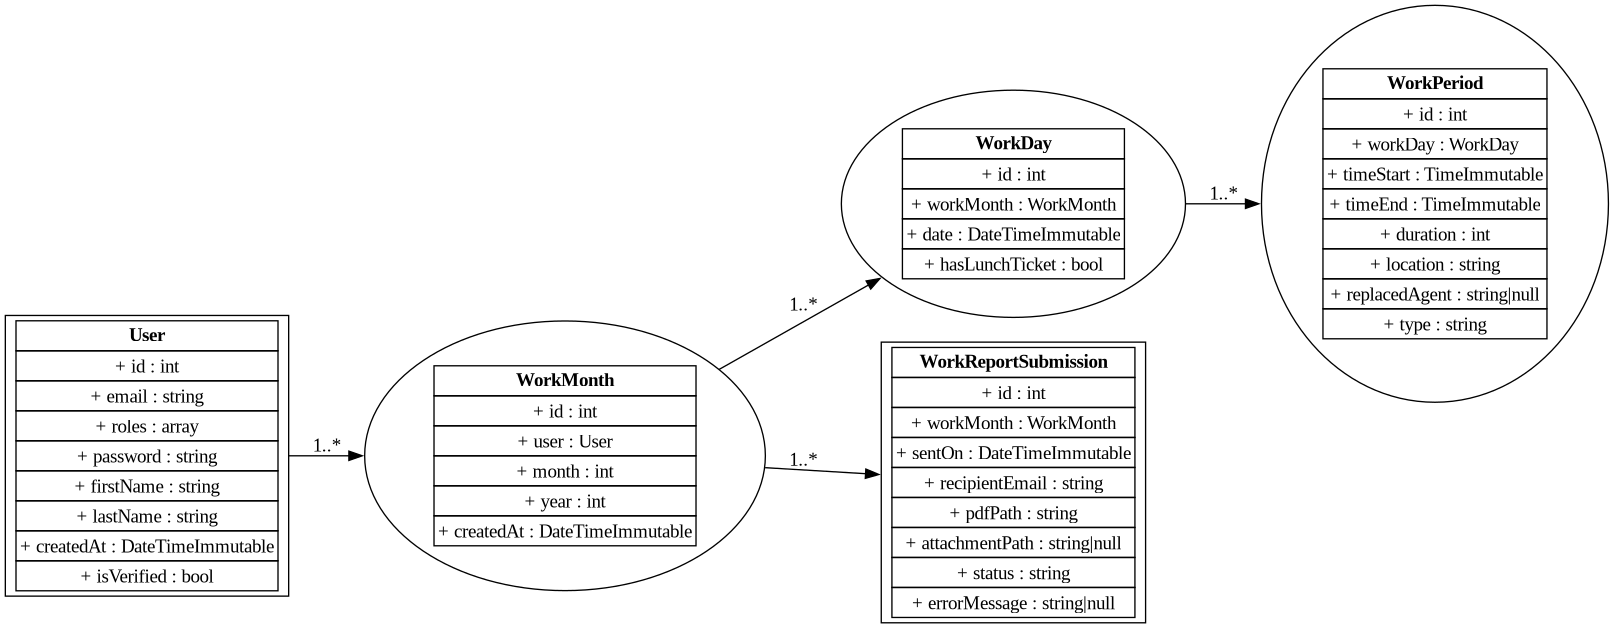

Write Python code to recreate this figure.
from graphviz import Digraph

# Create a new directed graph
dot = Digraph(comment="UML - TimeBoard", format="png")
dot.attr(rankdir="LR", fontsize="12")

# User entity
dot.node('User', '''<<TABLE BORDER="0" CELLBORDER="1" CELLSPACING="0">
<TR><TD COLSPAN="2"><B>User</B></TD></TR>
<TR><TD>+ id : int</TD></TR>
<TR><TD>+ email : string</TD></TR>
<TR><TD>+ roles : array</TD></TR>
<TR><TD>+ password : string</TD></TR>
<TR><TD>+ firstName : string</TD></TR>
<TR><TD>+ lastName : string</TD></TR>
<TR><TD>+ createdAt : DateTimeImmutable</TD></TR>
<TR><TD>+ isVerified : bool</TD></TR>
</TABLE>>''', shape="record")

# WorkMonth entity
dot.node('WorkMonth', '''<<TABLE BORDER="0" CELLBORDER="1" CELLSPACING="0">
<TR><TD COLSPAN="2"><B>WorkMonth</B></TD></TR>
<TR><TD>+ id : int</TD></TR>
<TR><TD>+ user : User</TD></TR>
<TR><TD>+ month : int</TD></TR>
<TR><TD>+ year : int</TD></TR>
<TR><TD>+ createdAt : DateTimeImmutable</TD></TR>
</TABLE>>''')

# WorkDay entity
dot.node('WorkDay', '''<<TABLE BORDER="0" CELLBORDER="1" CELLSPACING="0">
<TR><TD COLSPAN="2"><B>WorkDay</B></TD></TR>
<TR><TD>+ id : int</TD></TR>
<TR><TD>+ workMonth : WorkMonth</TD></TR>
<TR><TD>+ date : DateTimeImmutable</TD></TR>
<TR><TD>+ hasLunchTicket : bool</TD></TR>
</TABLE>>''')

# WorkPeriod entity
dot.node('WorkPeriod', '''<<TABLE BORDER="0" CELLBORDER="1" CELLSPACING="0">
<TR><TD COLSPAN="2"><B>WorkPeriod</B></TD></TR>
<TR><TD>+ id : int</TD></TR>
<TR><TD>+ workDay : WorkDay</TD></TR>
<TR><TD>+ timeStart : TimeImmutable</TD></TR>
<TR><TD>+ timeEnd : TimeImmutable</TD></TR>
<TR><TD>+ duration : int</TD></TR>
<TR><TD>+ location : string</TD></TR>
<TR><TD>+ replacedAgent : string&#124;null</TD></TR>
<TR><TD>+ type : string</TD></TR>
</TABLE>>''')

# WorkReportSubmission entity (avec échappement de | en &#124; et sans quotes dans le default)
dot.node('WorkReportSubmission', '''<<TABLE BORDER="0" CELLBORDER="1" CELLSPACING="0">
<TR><TD COLSPAN="2"><B>WorkReportSubmission</B></TD></TR>
<TR><TD>+ id : int</TD></TR>
<TR><TD>+ workMonth : WorkMonth</TD></TR>
<TR><TD>+ sentOn : DateTimeImmutable</TD></TR>
<TR><TD>+ recipientEmail : string</TD></TR>
<TR><TD>+ pdfPath : string</TD></TR>
<TR><TD>+ attachmentPath : string&#124;null</TD></TR>
<TR><TD>+ status : string</TD></TR>
<TR><TD>+ errorMessage : string&#124;null</TD></TR>
</TABLE>>''', shape="record")

# Relationships
dot.edge("User", "WorkMonth", label="1..*")
dot.edge("WorkMonth", "WorkDay", label="1..*")
dot.edge("WorkDay", "WorkPeriod", label="1..*")
dot.edge("WorkMonth", "WorkReportSubmission", label="1..*")

dot.save(filename='structure.dot')
dot.render(filename='structure', format='png', cleanup=True)
